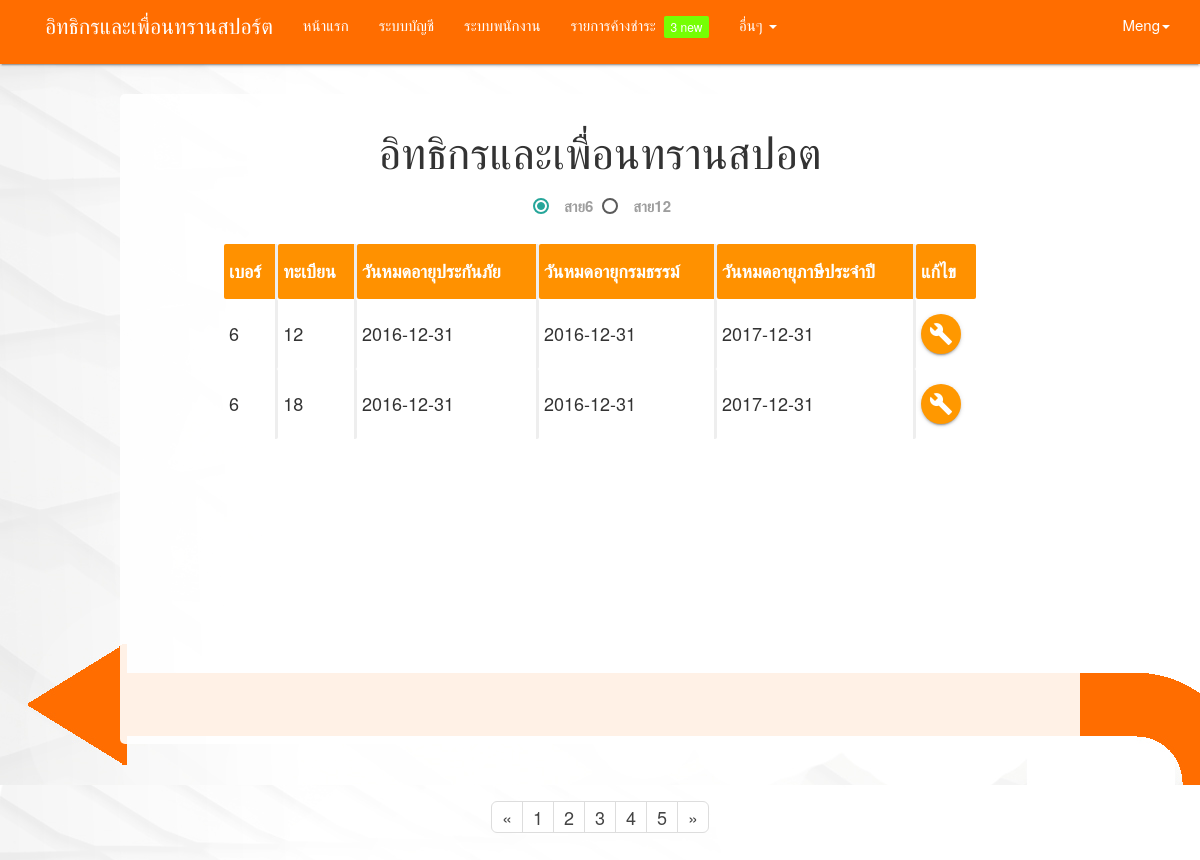
/insurance/insurance-noti.php (signed in), run on the app's committed database.
### tables this page shows
CREATE TABLE `bus` (
  `licence_no` varchar(10) NOT NULL,
  `id_reciept` int(11) DEFAULT NULL,
  `id_insur` int(11) DEFAULT NULL,
  `bus_no` int(2) NOT NULL,
  `bus_id` int(2) NOT NULL,
  `brand` varchar(30) DEFAULT NULL,
  `engines_no` varchar(30) DEFAULT NULL,
  `chasis_type` varchar(30) DEFAULT NULL,
  `body_type` varchar(30) DEFAULT NULL,
  `color` varchar(10) DEFAULT NULL,
  `year` year(4) DEFAULT NULL,
  `width` decimal(5,2) DEFAULT NULL,
  `capacity` int(3) DEFAULT NULL,
  `fuel_type` varchar(20) DEFAULT NULL
);

CREATE TABLE `insurance` (
  `id_insur` int(11) NOT NULL,
  `id_comp` int(11) NOT NULL,
  `policy_no` varchar(15) NOT NULL,
  `type` int(1) NOT NULL,
  `insur_start` date NOT NULL,
  `insur_ens` date NOT NULL,
  `total_price` decimal(10,2) NOT NULL
);

CREATE TABLE `taxation` (
  `id_reciept` int(11) NOT NULL,
  `reciept_no` varchar(50) DEFAULT NULL,
  `installment_tax` varchar(50) DEFAULT NULL,
  `rate_tax` decimal(10,2) DEFAULT NULL,
  `date_expire` date DEFAULT NULL
);

### insurance/insurance-noti.php (the view, shortened to what this page needs)
  <!DOCTYPE html>
  <html>
    <head>
    </head>
    <body style="background:url(../direct-inverse.jpg);font-size: 120%;">
    <?php include ('../menu.php'); ?>
    <div style="background-color: rgba(255,255,255,0.9); width: 80%; height:auto; border-radius: 5px; display:block; margin: 30px auto; padding: 10px; min-height: 650px;">
    <h3 style="text-align: center;">อิทธิกรและเพื่อนทรานสปอต</h3>
    <p style="text-align: center;">
    <label for="no_twelve">สาย6</label>
    <label for="no_six">สาย12</label>
    </p>
    <div class="row" id=dataSix>
      <div style="display: block; margin: auto; width: 80%;">
        <table class="highlight" style="padding-top: 10px;width: 100%;border-collapse: inherit;">
          <thead style="color:#FFF">
            <tr>
              <th>เบอร์</th>
              <th>ทะเบียน</th>
              <th>วันหมดอายุประกันภัย</th>
              <th>วันหมดอายุกรมธรรม์</th>
              <th>วันหมดอายุภาษีประจำปี</th>
              <th>แก้ไข</th>
            </tr>
          </thead>
          <tbody>
            <?php
            echo fetch_data(6);
             ?>
          </tbody>
      </table>
    </div>
  </div>
  </div>
  <div class="footer">
<nav aria-label="Page navigation" style="background-color: transparent;box-shadow: none">
<ul class="pagination pagination pagination-lg">
    <li>
      <a href="#" aria-label="Previous">
        <span aria-hidden="true">&laquo;</span>
      </a>
    </li>
    <li><a href="#">1</a></li>
    <li><a href="#">2</a></li>
    <li><a href="#">3</a></li>
    <li><a href="#">4</a></li>
    <li><a href="#">5</a></li>
    <li>
      <a href="#" aria-label="Next">
        <span aria-hidden="true">&raquo;</span>
      </a>
    </li>
  </ul>
</nav>
</div>
    </body>
  </html>
<?php
function fetch_data($bus_number){
    $servername = "localhost";
    $username = "root";
    $password = "";
    $dbname = "mbus_database";
    $output = '';
    $connect = mysqli_connect($servername,$username, $password,$dbname);
    $sql_data = "SELECT bus.bus_no , bus.bus_id , A.insur_ens , B.insur_ens , taxation.date_expire
FROM  taxation , bus , insurance as A  , insurance  as B
WHERE  bus.bus_no = '$bus_number' AND  A.type = 1 AND B.type = 2 AND taxation.id_reciept = bus.id_reciept AND  A.id_insur  =  bus.id_insur AND B.id_insur = bus.id_insur  ORDER BY bus.bus_id ";
    $result_data = mysqli_query($connect, $sql_data);
    while($row = mysqli_fetch_array($result_data)){
      $output .= '<tr>
                          <td>'.$row["bus_no"].'</td>
                          <td>'.$row["bus_id"].'</td>
                          <td>'.$row["insur_ens"] .'</td>
                          <td>'.$row["insur_ens"] .'</td>
                          <td>'.$row["date_expire"].'</td>
                          <td><a class="btn-floating orange" href="account-record.php"><i class="material-icons">build</i></a></td>
                </tr>';
       }
       return $output;
}
 ?>

### insurance/insurance-noti.php (style rules this page uses)
th { border-bottom:inset; background-color: #ff9100 ; }
th:not(:last-child),td:not(:last-child) { border-right:inset; }
.footer { position: absolute; right: 0; bottom: 0; left: 0; padding: 1rem; text-align: center; }

### data on the page
bus: bus_no "6", bus "12", insurance.insur_ens "2016-12-31", id_reciept.date_expire "2017-12-31"
bus: bus_no "6", bus "18", insurance.insur_ens "2016-12-31", id_reciept.date_expire "2017-12-31"

### other printed values
$_SESSION["username"] "Meng"
